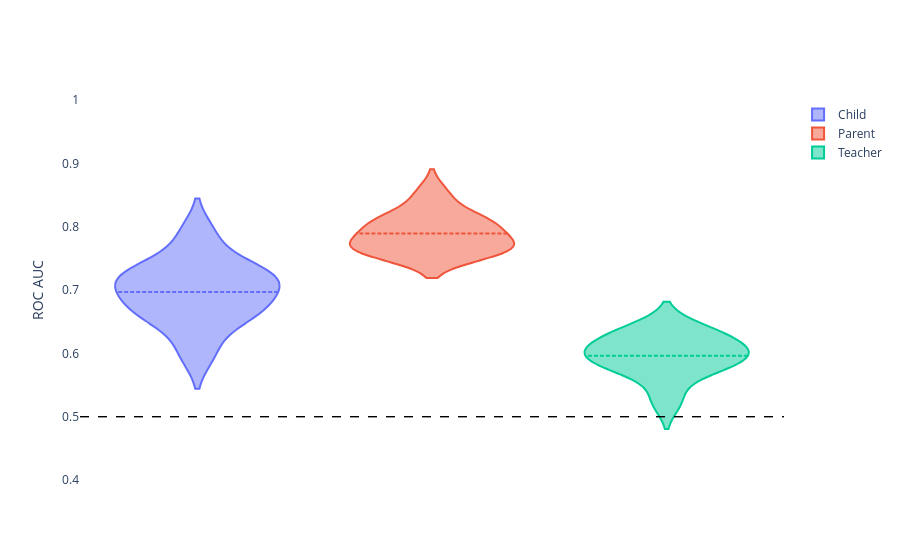

Here is the notebook cell this chart was saved with:
### Markdown cell above
## All features - ADHD (females) - Parent vs. Child vs. Teacher

### Code cell
df = df_all[df_all['participant_group']=='ADHD-females']
df['new_col'] = df['assessment'] + '-' + df['abbrevs']
df1 = df[(df['target']=='DX_01_Cat_new_binarize')]
df1['new_col'] = df1['new_col'].map({'Child Measures-all': 'Child',
                                                        'Parent Measures-Basic_Demos': 'Demographics',
                                                        'Parent Measures-all': 'Parent',
                                                        'Teacher Measures-all': 'Teacher',
                                                        'all-all': 'Full Model'})

# exclude demos
df1 = df1[~df1['new_col'].isin(['Demographics'])]
visualize.predictive_modeling_group(df=df1, x='new_col', y='roc_auc_score', title='')

### Figure 1 — Plotly figure (JSON) as saved in the notebook; plotly's stock layout.template omitted (floating-point values rounded to 4 significant figures)
{"data": [{"box": {"visible": false}, "meanline": {"visible": true}, "name": "Child", "type": "violin", "x": ["Child", "Child", "Child", "Child", "Child", "Child", "Child", "Child", "Child", "Child"], "y": [0.6674, 0.7253, 0.6699, 0.7137, 0.7204, 0.6953, 0.6563, 0.7307, 0.7872, 0.6014]}, {"box": {"visible": false}, "meanline": {"visible": true}, "name": "Parent", "type": "violin", "x": ["Parent", "Parent", "Parent", "Parent", "Parent", "Parent", "Parent", "Parent", "Parent", "Parent"], "y": [0.7719, 0.7659, 0.7928, 0.7586, 0.8131, 0.7611, 0.7674, 0.8094, 0.8507, 0.8023]}, {"box": {"visible": false}, "meanline": {"visible": true}, "name": "Teacher", "type": "violin", "x": ["Teacher", "Teacher", "Teacher", "Teacher", "Teacher", "Teacher", "Teacher", "Teacher", "Teacher", "Teacher"], "y": [0.5958, 0.6375, 0.6264, 0.6052, 0.5806, 0.6, 0.5698, 0.5247, 0.6282, 0.593]}], "layout": {"paper_bgcolor": "rgba(0,0,0,0)", "plot_bgcolor": "rgba(0,0,0,0)", "shapes": [{"line": {"color": "black", "dash": "dash", "width": 1}, "type": "line", "x0": 0, "x1": 1, "xref": "x domain", "y0": 0.5, "y1": 0.5, "yref": "y"}, {"line": {"color": "black", "dash": "dash", "width": 1}, "type": "line", "x0": 0, "x1": 1, "xref": "x domain", "y0": 0.5, "y1": 0.5, "yref": "y"}, {"line": {"color": "black", "dash": "dash", "width": 1}, "type": "line", "x0": 0, "x1": 1, "xref": "x domain", "y0": 0.5, "y1": 0.5, "yref": "y"}], "title": {"text": ""}, "violingap": 0, "violinmode": "overlay", "xaxis": {"showticklabels": false}, "yaxis": {"range": [0.4, 1], "title": {"text": "ROC AUC"}}}}
